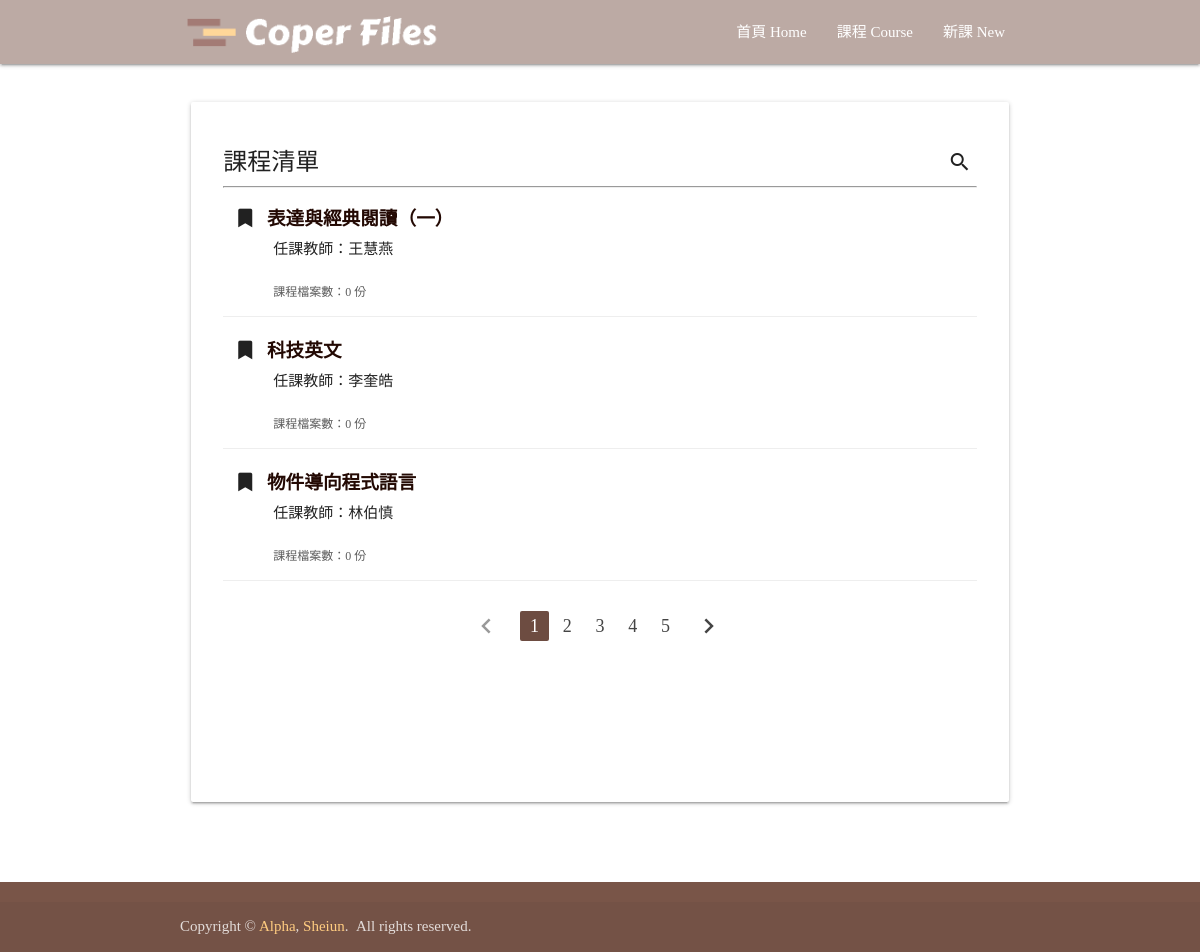
Page /courses/ on the committed database.
### courses/models.py (models this page shows, shortened)
class CourseInformation(models.Model):
    course_administrator = models.ForeignKey(CourseAdminstrator, on_delete=models.CASCADE)
    course_name = models.CharField(max_length=20)
    course_teacher = models.CharField(max_length=20)
    course_type = models.CharField(max_length=20)
    course_discription = models.CharField(max_length=500, null=True)
    course_website = models.CharField(max_length=100, null=True)

### courses/views.py (the view)
# urls.py: url(r'^courses/', include('courses.urls')),
def courses(request):
    if request.method == 'POST': # Search
        mode = request.POST.get('mode')
        codintion = request.POST.get('condition')
        if mode == 'admin':
            courses = CourseInformation.objects.filter(course_administrator__admin_name__icontains=codintion).annotate(file_count=Count('coursefile')).order_by('-file_count')
        elif mode == 'teacher':
            courses = CourseInformation.objects.filter(course_teacher__icontains=codintion).annotate(file_count=Count('coursefile')).order_by('-file_count')
        elif mode == 'name':
            courses = CourseInformation.objects.filter(course_name__icontains=codintion).annotate(file_count=Count('coursefile')).order_by('-file_count')
        else:
            messages.info(request, '搜尋錯誤!')
            courses = CourseInformation.objects.annotate(file_count=Count('coursefile')).order_by('-file_count')
    else: # Not Search
        courses = CourseInformation.objects.annotate(file_count=Count('coursefile')).order_by('-file_count')
    return render(request, 'courses/index.html', {'courses': courses})

### courses/templates/courses/index.html (shortened to what this page needs)
{% extends 'base.html' %}
{% load static %}
{% block content %}
<div class="container" style="padding-top: 30px;">
      <div class="row">
          <div class="col s12 m12">
            <div class="card" style="min-height: 700px;">
              <div class="card-content">
                <span class="card-title activator grey-text text-darken-4">課程清單<i class="material-icons right">search</i></span>
                <hr>
                {% for course in courses %}
                <div class="course_list_one">
                  <div class="header_mid_icon">
                    <i class="fas fa-bookmark" style="margin-right: 10px;"></i>
                    <a href="{% url 'courses_detail' course.id %}">{{ course.course_name }}</a>
                  </div>
                  <div style="margin-left:50px; padding-bottom:15px;">
                    <div class="header_small_icon" style="font-weight: normal;">任課教師：{{ course.course_teacher }}</div>
                    <br>
                    <div class="fileCount">課程檔案數：{{ course.file_count }} 份</div>
                  </div>
                </div>
                {% endfor %}
                <div style="margin-top: 30px; width: 100%; text-align: center;">
                  <ul class="pagination">
                    <li class="disabled"><a href="#!"><i class="material-icons">chevron_left</i></a></li>
                    <li class="active brown darken-1"><a href="#!">1</a></li>
                    <li class="waves-effect"><a href="#!">2</a></li>
                    <li class="waves-effect"><a href="#!">3</a></li>
                    <li class="waves-effect"><a href="#!">4</a></li>
                    <li class="waves-effect"><a href="#!">5</a></li>
                    <li class="waves-effect"><a href="#!"><i class="material-icons">chevron_right</i></a></li>
                  </ul>
                </div>
              </div>
            </div>
          </div>
      </div>
    <br><br>
  </div>
{% endblock %}

### static/css/style.css (style rules this page uses)
body { font-family: "微軟正黑體"; }
hr { border-width: 0.5px; }
i { margin-right: 5px; }
.header_mid_icon { font-size: 14pt; font-weight: bolder; padding: 0px 15px 5px 15px; }
.card { min-height: 60px; padding: 20px 8px 10px 8px; }

### courses/templates/courses/index.html (style rules this page uses)
a { color: #230903; }
.fileCount { font-size: 9pt; color: #5c5c5c; }
.course_list_one { padding-top: 10px; margin-bottom: 10px; border-bottom: 0.1px solid #eeeeee; }

### rows in the picture
CourseInformation: course_name "表達與經典閱讀（一）", course_teacher "王慧燕", file_count "0"
CourseInformation: course_name "科技英文", course_teacher "李奎皓", file_count "0"
CourseInformation: course_name "物件導向程式語言", course_teacher "林伯慎", file_count "0"
